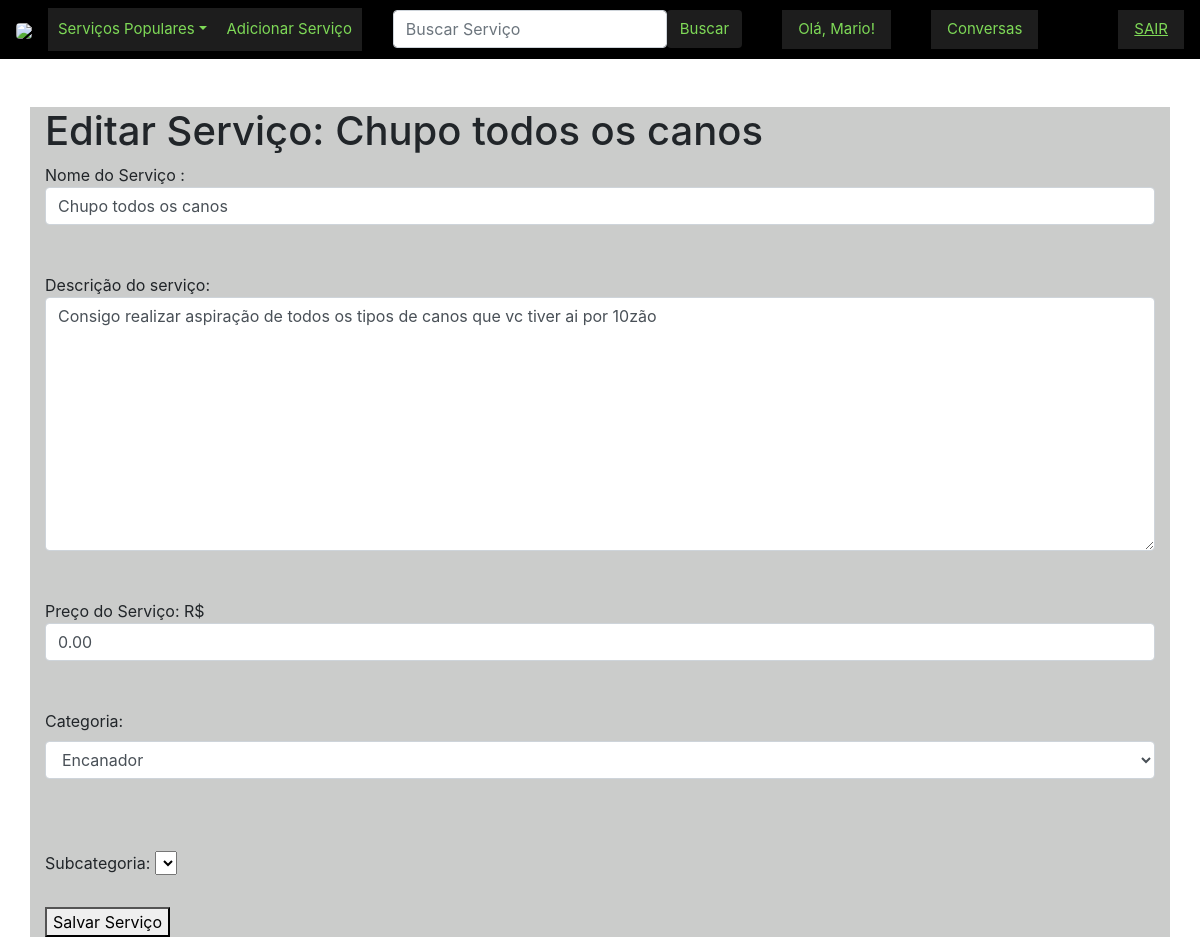
Before: /6/editar/ (signed in) with the older database file.
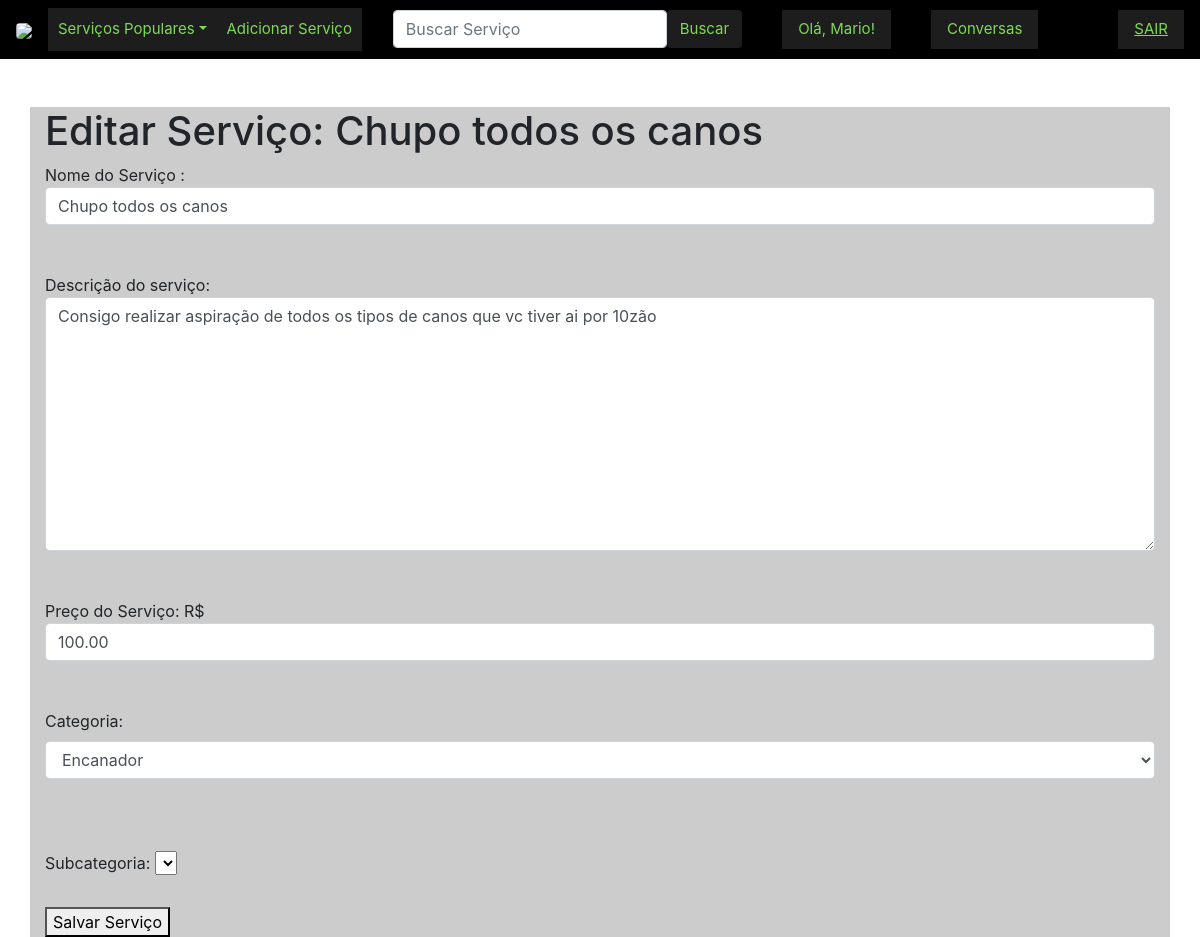
After: the same page with the newer database file.
### site_final/models.py (models this page shows, shortened)
class Servico(models.Model):
    nome = models.CharField(max_length=100)
    descricao = models.TextField()
    autor = models.ForeignKey(User, on_delete=models.CASCADE)
    categoria = models.ForeignKey(Categoria, on_delete=models.CASCADE)
    subcategoria = models.ForeignKey(SubCategoria, on_delete=models.CASCADE)
    preco = models.DecimalField(max_digits=6, decimal_places=2, default=0.0)

### site_final/views.py (the view, shortened to what this page needs)
# urls.py: path('<int:pk>/editar/', ServicoUpdateView.as_view(), name='servico-update'),
class ServicoUpdateView(LoginRequiredMixin, UserPassesTestMixin, UpdateView):
    model = Servico
    form_class = ServicoUpdateForm
    template_name = 'servico/servico_editar.html'
    def get_context_data(self, *args, **kwargs):
        list_types = Categoria.objects.all()
        context = super(ServicoUpdateView,self).get_context_data( *args, **kwargs)
        context["list_types"] = list_types
        return context
    def test_func(self):
        servico = self.get_object()
        return self.request.user == servico.autor

### site_final/forms.py
class ServicoUpdateForm(forms.ModelForm):
    class Meta:
        model = Servico
        fields = ['nome', 'descricao', 'categoria', 'subcategoria', 'preco']
        labels = {
            'nome': 'Nome do Serviço',
            'descricao': 'Descrição do Serviço',
            'categoria': 'Categoria do Serviço',
            'subcategoria': 'Subcategoria do Serviço',
            'preco': 'Preço do Serviço',
        }
        widgets = {
            'nome': forms.TextInput(attrs={'class': 'form-control', 'placeholder': 'Insira aqui o nome do serviço'}),
            'descricao': forms.Textarea(attrs={'class': 'form-control', 'placeholder': 'Insira aqui a descrição do serviço'}),
            'categoria': forms.Select(attrs={'class': 'form-control'}),
            'subcategoria': forms.Select(attrs={'class': 'form-control'}),
            'preco': forms.NumberInput(attrs={'class': 'form-control', 'placeholder': 'Insira aqui o preço do serviço'}),
        }

### site_final/context_processors.py (called while the page is built)
def categorias(request):
    categorias = Categoria.objects.all()
    cat=Categoria.objects.all()
    choices_dynamic = []
    for choice in cat:
        choices_dynamic.append(choice)
    return {'list_types': choices_dynamic}

### site_final/templates/servico/servico_editar.html (shortened to what this page needs)
<!DOCTYPE html>
<html lang="en">
<head>
</head>
<body>
    {% extends 'base.html' %}
    {% block content %}
    <h1>Editar Serviço: {{ servico.nome }}</h1>
        <form method="post">
            Nome do Serviço :{{ form.nome }}
            <br>
            <br>
            Descrição do serviço: {{ form.descricao }}
            <br>
            <br>
            Preço do Serviço: R${{ form.preco }}
            <br>
            <br>
            <label for="id_categoria">Categoria:</label>
            {{ form.categoria }}
            <br>
            <br>
            <br>
            <label for="id_subcategoria">Subcategoria:</label>
            <select name="subcategoria" id="id_subcategoria">
            </select>
            <br>
            <br>
            <button type="submit">Salvar Serviço</button>
        </form>
    {% endblock %}

Changed rows visible on the page:
changed Servico "Chupo todos os canos": preco "0.00" → "100.00"
